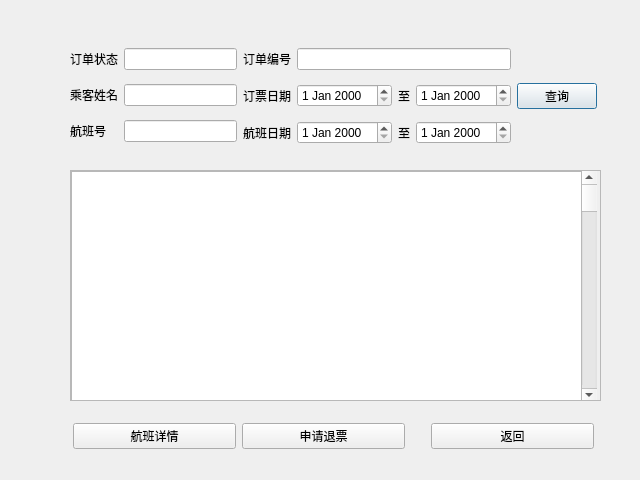
<?xml version="1.0" encoding="UTF-8"?>
<ui version="4.0">
 <class>Dialog</class>
 <widget class="QDialog" name="Dialog">
  <property name="geometry">
   <rect>
    <x>0</x>
    <y>0</y>
    <width>640</width>
    <height>480</height>
   </rect>
  </property>
  <property name="windowTitle">
   <string>订单查询与管理</string>
  </property>
  <widget class="QScrollArea" name="scrollArea">
   <property name="geometry">
    <rect>
     <x>70</x>
     <y>170</y>
     <width>531</width>
     <height>231</height>
    </rect>
   </property>
   <property name="widgetResizable">
    <bool>true</bool>
   </property>
   <widget class="QWidget" name="scrollAreaWidgetContents">
    <property name="geometry">
     <rect>
      <x>0</x>
      <y>0</y>
      <width>529</width>
      <height>229</height>
     </rect>
    </property>
    <widget class="QScrollBar" name="verticalScrollBar">
     <property name="geometry">
      <rect>
       <x>510</x>
       <y>0</y>
       <width>16</width>
       <height>231</height>
      </rect>
     </property>
     <property name="orientation">
      <enum>Qt::Vertical</enum>
     </property>
    </widget>
    <widget class="QListView" name="listView">
     <property name="geometry">
      <rect>
       <x>0</x>
       <y>0</y>
       <width>511</width>
       <height>231</height>
      </rect>
     </property>
    </widget>
   </widget>
  </widget>
  <widget class="QWidget" name="">
   <property name="geometry">
    <rect>
     <x>70</x>
     <y>40</y>
     <width>527</width>
     <height>113</height>
    </rect>
   </property>
   <layout class="QHBoxLayout" name="horizontalLayout_4">
    <item>
     <layout class="QGridLayout" name="gridLayout">
      <item row="0" column="0">
       <widget class="QLabel" name="label">
        <property name="text">
         <string>订单状态</string>
        </property>
       </widget>
      </item>
      <item row="1" column="1">
       <widget class="QLineEdit" name="input_name"/>
      </item>
      <item row="1" column="0">
       <widget class="QLabel" name="label_2">
        <property name="text">
         <string>乘客姓名</string>
        </property>
       </widget>
      </item>
      <item row="2" column="1">
       <widget class="QLineEdit" name="input_FID"/>
      </item>
      <item row="2" column="0">
       <widget class="QLabel" name="label_3">
        <property name="text">
         <string>航班号</string>
        </property>
       </widget>
      </item>
      <item row="0" column="1">
       <widget class="QLineEdit" name="input_state"/>
      </item>
     </layout>
    </item>
    <item>
     <layout class="QVBoxLayout" name="verticalLayout">
      <item>
       <layout class="QHBoxLayout" name="horizontalLayout_3">
        <item>
         <widget class="QLabel" name="label_4">
          <property name="text">
           <string>订单编号</string>
          </property>
         </widget>
        </item>
        <item>
         <widget class="QLineEdit" name="input_TID">
          <property name="text">
           <string/>
          </property>
         </widget>
        </item>
       </layout>
      </item>
      <item>
       <layout class="QHBoxLayout" name="horizontalLayout">
        <item>
         <widget class="QLabel" name="label_5">
          <property name="text">
           <string>订票日期</string>
          </property>
         </widget>
        </item>
        <item>
         <widget class="QDateEdit" name="Odate1"/>
        </item>
        <item>
         <widget class="QLabel" name="label_6">
          <property name="text">
           <string>至</string>
          </property>
          <property name="alignment">
           <set>Qt::AlignCenter</set>
          </property>
         </widget>
        </item>
        <item>
         <widget class="QDateEdit" name="Odate2"/>
        </item>
       </layout>
      </item>
      <item>
       <layout class="QHBoxLayout" name="horizontalLayout_2">
        <item>
         <widget class="QLabel" name="label_7">
          <property name="text">
           <string>航班日期</string>
          </property>
         </widget>
        </item>
        <item>
         <widget class="QDateEdit" name="Fdate1"/>
        </item>
        <item>
         <widget class="QLabel" name="label_8">
          <property name="text">
           <string>至</string>
          </property>
          <property name="alignment">
           <set>Qt::AlignCenter</set>
          </property>
         </widget>
        </item>
        <item>
         <widget class="QDateEdit" name="Fdate2"/>
        </item>
       </layout>
      </item>
     </layout>
    </item>
    <item>
     <widget class="QPushButton" name="btn_search">
      <property name="text">
       <string>查询</string>
      </property>
     </widget>
    </item>
   </layout>
  </widget>
  <widget class="QWidget" name="">
   <property name="geometry">
    <rect>
     <x>73</x>
     <y>420</y>
     <width>521</width>
     <height>32</height>
    </rect>
   </property>
   <layout class="QHBoxLayout" name="horizontalLayout_5">
    <item>
     <widget class="QPushButton" name="btn_flight_info">
      <property name="text">
       <string>航班详情</string>
      </property>
     </widget>
    </item>
    <item>
     <widget class="QPushButton" name="btn_cancel">
      <property name="text">
       <string>申请退票</string>
      </property>
     </widget>
    </item>
    <item>
     <spacer name="verticalSpacer">
      <property name="orientation">
       <enum>Qt::Vertical</enum>
      </property>
      <property name="sizeHint" stdset="0">
       <size>
        <width>20</width>
        <height>40</height>
       </size>
      </property>
     </spacer>
    </item>
    <item>
     <widget class="QPushButton" name="btn_return">
      <property name="text">
       <string>返回</string>
      </property>
     </widget>
    </item>
   </layout>
  </widget>
 </widget>
 <resources/>
 <connections>
  <connection>
   <sender>btn_return</sender>
   <signal>clicked()</signal>
   <receiver>Dialog</receiver>
   <slot>close()</slot>
   <hints>
    <hint type="sourcelabel">
     <x>529</x>
     <y>435</y>
    </hint>
    <hint type="destinationlabel">
     <x>319</x>
     <y>239</y>
    </hint>
   </hints>
  </connection>
 </connections>
</ui>
